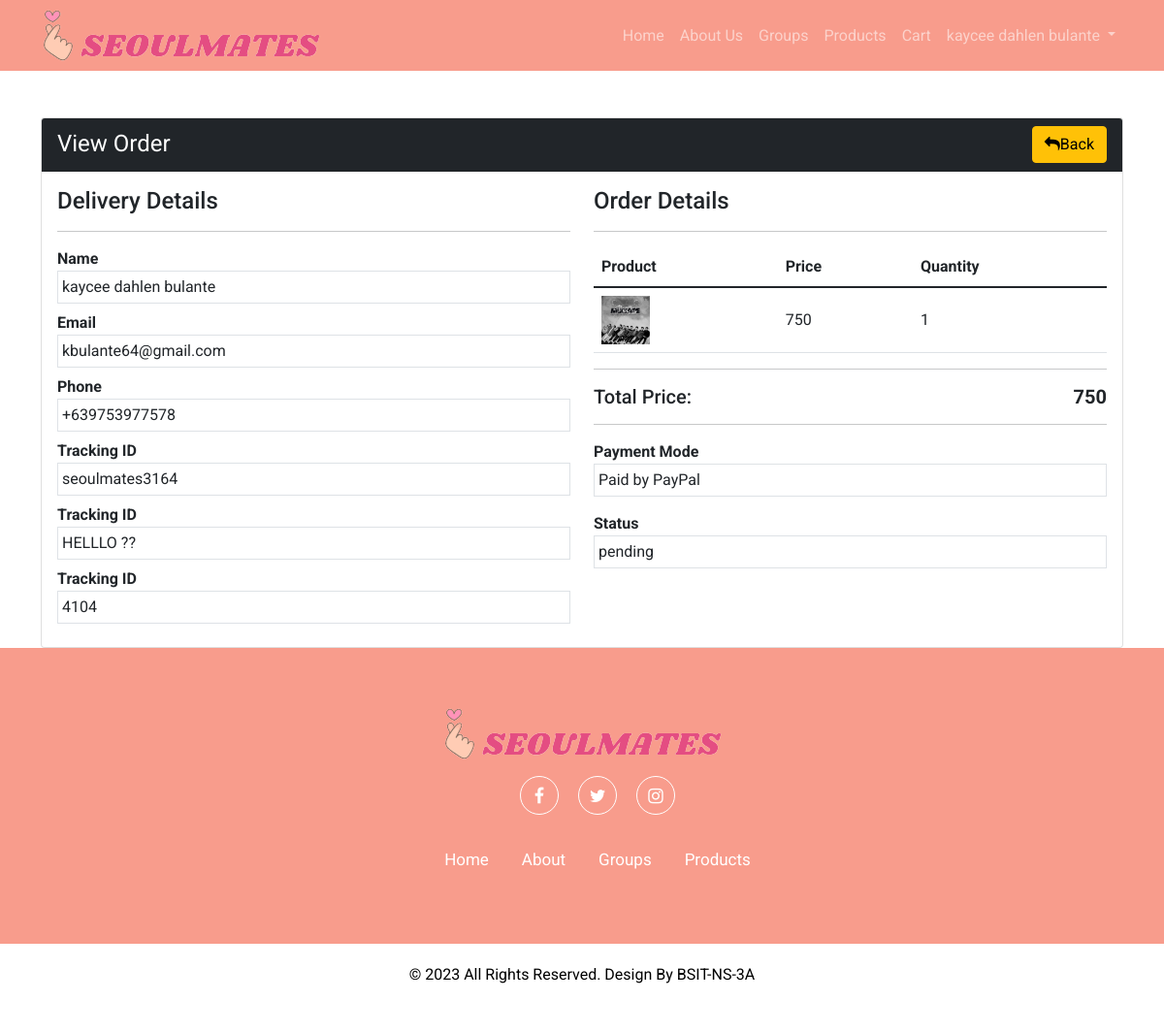
/SEOULMATES/view-order.php?t=seoulmates3164 (signed in), run on the app's committed database.
### tables this page shows
CREATE TABLE `orders` (
  `id` int(11) NOT NULL,
  `tracking_id` varchar(191) NOT NULL,
  `user_id` int(191) NOT NULL,
  `name` varchar(191) NOT NULL,
  `email` varchar(191) NOT NULL,
  `phone` varchar(191) NOT NULL,
  `address` mediumtext NOT NULL,
  `pincode` int(191) NOT NULL,
  `total_price` int(191) NOT NULL,
  `payment_mode` varchar(191) NOT NULL,
  `payment_id` varchar(191) DEFAULT NULL,
  `status` tinyint(4) NOT NULL DEFAULT 0,
  `created_at` timestamp NOT NULL DEFAULT current_timestamp()
);

CREATE TABLE `products` (
  `id` int(11) NOT NULL,
  `category_id` int(11) NOT NULL,
  `product_title` varchar(191) NOT NULL,
  `product_description` mediumtext NOT NULL,
  `price` int(11) NOT NULL,
  `image` varchar(191) NOT NULL,
  `qty` int(11) NOT NULL,
  `best` int(11) NOT NULL,
  `created_at` timestamp NOT NULL DEFAULT current_timestamp() ON UPDATE current_timestamp()
);

CREATE TABLE `order_items` (
  `id` int(11) NOT NULL,
  `order_id` int(191) NOT NULL,
  `prod_id` int(191) NOT NULL,
  `qty` int(191) NOT NULL,
  `price` int(191) NOT NULL,
  `created_at` timestamp NOT NULL DEFAULT current_timestamp()
);

### SEOULMATES/functions/userfunctions.php (called while the page is built, shortened)
<?php
include('config/dbcon.php');
function checkTrackingNoValid($trackingNo)
{
    global $con;
    $userId = $_SESSION['auth_user']['user_id'];
    $query = "SELECT * FROM orders WHERE tracking_id='$trackingNo' AND user_id='$userId'";
    return  mysqli_query($con, $query);
}
?>

### SEOULMATES/view-order.php (the view, shortened to what this page needs)
<?php
include('functions/userfunctions.php');
include("includes/header.php");
if(isset($_GET['t']))
{
    $tracking_no = $_GET['t'];
    $orderData = checkTrackingNoValid($tracking_no);
        ?>
        <?php
}
else{
    ?>
    <h4>Something went wrong</h4>
    <?php
    die();
}
$data=mysqli_fetch_array($orderData);
?>
<div class="py-5">
    <div class="container">
        <div class="">
        <div class="row">
            <div class="col-md-12">
                <div class="card">
                    <div class="card-header bg-dark">
                        <span class="text-white fs-4">View Order</span>
                        <a href="my-orders.php" class="btn btn-warning float-end"><i class="fa fa-reply"></i>Back</a>
                    </div>
                    <div class="card-body">
                        <div class="row">
                            <div class="col-md-6">
                                <h4>Delivery Details</h4>
                                <hr>
                                <div class="row">
                                    <div class="col-md-12 mb-2">
                                        <label class="fw-bold">Name</label>
                                        <div class="border p-1">
                                            <?= $data['name'];?>
                                        </div>
                                    </div>
                                    <div class="col-md-12 mb-2">
                                        <label  class="fw-bold">Email</label>
                                        <div class="border p-1">
                                            <?= $data['email'];?>
                                        </div>
                                    </div>
                                    <div class="col-md-12 mb-2">
                                        <label  class="fw-bold">Phone</label>
                                        <div class="border p-1">
                                            <?= $data['phone'];?>
                                        </div>
                                    </div>
                                    <div class="col-md-12 mb-2">
                                        <label  class="fw-bold">Tracking ID</label>
                                        <div class="border p-1">
                                            <?= $data['tracking_id'];?>
                                        </div>
                                    </div>
                                    <div class="col-md-12 mb-2">
                                        <label  class="fw-bold">Tracking ID</label>
                                        <div class="border p-1">
                                            <?= $data['address'];?>
                                        </div>
                                    </div>
                                    <div class="col-md-12 mb-2">
                                        <label  class="fw-bold">Tracking ID</label>
                                        <div class="border p-1">
                                            <?= $data['pincode'];?>
                                        </div>
                                    </div>
                                </div>
                            </div>
                            <div class="col-md-6">
                                <h4>Order Details</h4>
                                <hr>
                                <table class="table">
                                    <thead>
                                        <tr>
                                            <th>Product</th>
                                            <th>Price</th>
                                            <th>Quantity</th>
                                        </tr>
                                    </thead>
                                    <tbody>
                                <?php
                                    $userId = $_SESSION['auth_user']['user_id'];
                                    $order_query = "SELECT o.id as oid, o.tracking_id, o.user_id, oi.*, oi.qty as orderqty, p.* FROM orders o, order_items oi, products p
                                    WHERE o.user_id='$userId' AND oi.order_id=o.id AND p.id = oi.prod_id AND o.tracking_id='$tracking_no'";
                                    $order_query_run = mysqli_query($con,$order_query);
                                    if(mysqli_num_rows($order_query_run)>0)
                                    {
                                        foreach($order_query_run as $item)
                                        {
                                            ?>
                                            <tr>
                                            <td class="align-middle"><img src="uploads/<?= $item['image']; ?>" width = "50px"  height = "50px" alt="<?=$item['product_title']; ?>"></td>
                                            <td class="align-middle"><?=$item['price']; ?> </td>
                                            <td class="align-middle"><?=$item['orderqty']; ?> </td>
                                        </tr>
                                        <?php
                                        }
                                    }
                                ?>
                                 </tbody>
                                </table>
                                <hr>
                                <h5>Total Price: <span class="float-end fw-bold"><?=$data['total_price']; ?></span> </h4>
                                <hr>
                                <label class="fw-bold">Payment Mode</label>
                                <div class="border p-1 mb-3">
                                    <?=$data['payment_mode']; ?>
                                </div>
                                <label class="fw-bold">Status</label>
                                <div class="border p-1 mb-3">
                                    <?php
                                    if( $data['status']==0)
                                    {
                                        echo"pending";
                                    }
                                    ?>
                                </div>
                            </div>
                        </div>
                    </div>
                </div>
            </div>
        </div>
    </div>
</div>
<?php include("includes/footer.php"); ?>

### SEOULMATES/assets/css/custom.css (style rules this page uses)
* { font-family: 'Roboto', sans-serif; }
a { text-decoration: none; }

### data on the page
orders: name "kaycee dahlen bulante", email "kbulante64@gmail.com", phone "+639753977578", tracking "seoulmates3164", address "HELLLO ??", pincode "4104", products.image (picture), products.price "750", order_items.qty "1", total_price "750", payment_mode "Paid by PayPal"

### other printed values
$_SESSION['auth_user']['name'] "kaycee dahlen bulante"
